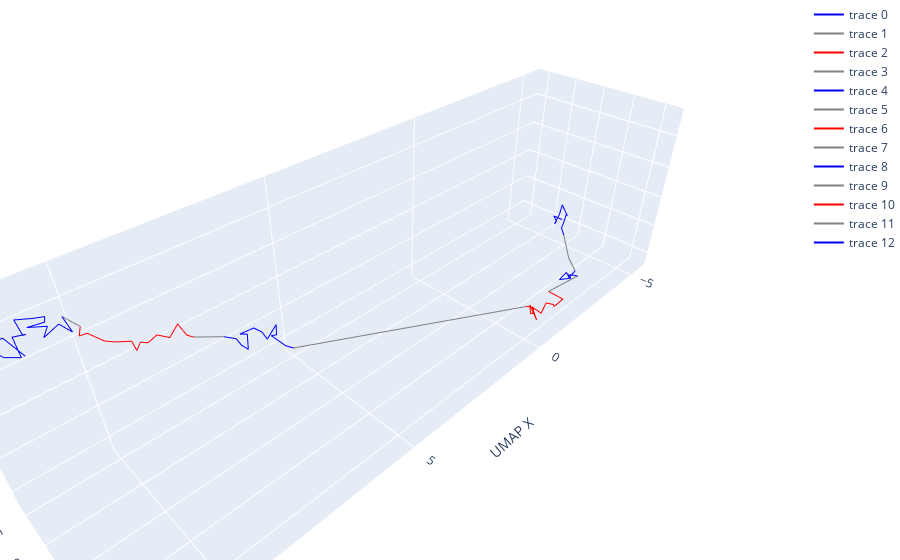

Here is the notebook cell this chart was saved with:
### Code cell
import numpy as np
import plotly.graph_objs as go


def create_colored_line_segments(x, y, z, threshold):
    # Calculate the distances between consecutive points
    distances = np.sqrt(np.diff(x) ** 2 + np.diff(y) ** 2 + np.diff(z) ** 2)

    # Initialize lists to hold the segmented coordinates and colors
    segmented_x = []
    segmented_y = []
    segmented_z = []
    colors = []

    # Initialize the current segment
    current_segment_x = [x[0]]
    current_segment_y = [y[0]]
    current_segment_z = [z[0]]

    # Use a default color for the first segment
    current_color = "blue"

    # Iterate over the points
    for i, distance in enumerate(distances):
        # Add the next point to the current segment
        current_segment_x.append(x[i + 1])
        current_segment_y.append(y[i + 1])
        current_segment_z.append(z[i + 1])

        # If the distance exceeds the threshold, finish the current segment
        if distance > threshold:
            # Append the current segment and its color to the lists
            segmented_x.append(current_segment_x)
            segmented_y.append(current_segment_y)
            segmented_z.append(current_segment_z)
            colors.append(current_color)

            # Start a new segment with the last point of the previous segment
            current_segment_x = [x[i + 1]]
            current_segment_y = [y[i + 1]]
            current_segment_z = [z[i + 1]]

            # Append a grey segment to represent the gap
            segmented_x.append([x[i], x[i + 1]])
            segmented_y.append([y[i], y[i + 1]])
            segmented_z.append([z[i], z[i + 1]])
            colors.append("grey")  # Grey color for the gap

            # Reset the current color for the next segment
            current_color = "blue" if current_color == "red" else "red"

    # Append the last segment
    segmented_x.append(current_segment_x)
    segmented_y.append(current_segment_y)
    segmented_z.append(current_segment_z)
    colors.append(current_color)

    # Create a trace for each segment
    traces = []
    for seg_x, seg_y, seg_z, color in zip(
        segmented_x, segmented_y, segmented_z, colors
    ):
        traces.append(
            go.Scatter3d(
                x=seg_x, y=seg_y, z=seg_z, mode="lines", line=dict(width=2, color=color)
            )
        )

    return traces


# Example usage
x_coords = embedding_2d[:, 0]
y_coords = embedding_2d[:, 1]
z_coords = embedding_2d[:, 2]
threshold = 0.5  # Set your own threshold

traces = create_colored_line_segments(x_coords, y_coords, z_coords, threshold)

# Define the layout of the plot
layout = go.Layout(
    margin=dict(l=0, r=0, b=0, t=0),
    scene=dict(
        xaxis=dict(title="UMAP X"),
        yaxis=dict(title="UMAP Y"),
        zaxis=dict(title="UMAP Z"),
    ),
)

# Create the figure with the traces and layout
fig = go.Figure(data=traces, layout=layout)

# Show the figure
fig.show()

### Figure 1 — Plotly figure (JSON) as saved in the notebook; plotly's stock layout.template omitted (floating-point values rounded to 4 significant figures)
{"data": [{"line": {"color": "blue", "width": 2}, "mode": "lines", "type": "scatter3d", "x": [11.19, 11.35, 11.54, 11.61, 11.49, 11.24, 11.2, 11.0, 11.01, 11.02, 10.71, 10.54, 10.53, 10.79, 10.47, 10.62, 10.24, 10.09, 10.11, 9.846], "y": [2.274, 2.027, 2.137, 2.238, 2.286, 2.189, 1.864, 1.937, 1.721, 1.541, 1.387, 1.528, 1.317, 1.051, 1.081, 1.216, 0.9673, 1.113, 0.83, 0.7827], "z": [5.222, 5.571, 5.663, 5.583, 5.389, 5.169, 5.403, 5.391, 5.25, 5.497, 5.268, 5.296, 5.043, 4.911, 4.77, 4.663, 4.631, 4.43, 4.668, 4.238]}, {"line": {"color": "grey", "width": 2}, "mode": "lines", "type": "scatter3d", "x": [10.11, 9.846], "y": [0.83, 0.7827], "z": [4.668, 4.238]}, {"line": {"color": "red", "width": 2}, "mode": "lines", "type": "scatter3d", "x": [9.846, 9.96, 9.763, 9.544, 9.406, 9.084, 9.134, 9.032, 8.855, 8.655, 8.469, 8.23, 8.213, 8.142, 7.795], "y": [0.7827, 0.9401, 0.7879, 0.961, 1.103, 1.175, 1.477, 1.51, 1.424, 1.496, 1.664, 1.648, 1.938, 2.088, 2.737], "z": [4.238, 4.148, 4.013, 3.781, 3.756, 3.625, 3.587, 3.769, 3.595, 3.732, 3.649, 3.871, 3.726, 3.721, 3.911]}, {"line": {"color": "grey", "width": 2}, "mode": "lines", "type": "scatter3d", "x": [8.142, 7.795], "y": [2.088, 2.737], "z": [3.721, 3.911]}, {"line": {"color": "blue", "width": 2}, "mode": "lines", "type": "scatter3d", "x": [7.795, 7.654, 7.685, 7.614, 7.472, 7.683, 7.453, 7.288, 7.167, 6.836, 6.932, 6.929, 6.806, 6.793, 0.3897], "y": [2.737, 2.975, 3.198, 3.319, 3.124, 3.216, 3.384, 3.394, 3.356, 3.232, 3.349, 3.139, 3.447, 3.712, 5.166], "z": [3.911, 3.912, 3.9, 3.817, 4.017, 4.197, 4.318, 4.121, 3.841, 3.962, 3.81, 3.664, 3.497, 3.589, 1.987]}, {"line": {"color": "grey", "width": 2}, "mode": "lines", "type": "scatter3d", "x": [6.793, 0.3897], "y": [3.712, 5.166], "z": [3.589, 1.987]}, {"line": {"color": "red", "width": 2}, "mode": "lines", "type": "scatter3d", "x": [0.3897, 0.164, -0.01906, -0.1663, -0.2032, -0.4122, -0.5131, -0.3475, -0.3255, -0.5792, -0.7594, -0.9559, -1.074, -1.124, -0.9409, -2.639], "y": [5.166, 5.162, 5.128, 5.08, 5.043, 4.858, 4.736, 5.116, 4.922, 5.089, 5.089, 5.213, 5.183, 5.384, 5.011, 4.898], "z": [1.987, 1.865, 1.7, 1.57, 1.361, 1.135, 1.316, 1.094, 1.458, 1.186, 1.448, 1.357, 1.209, 1.545, 1.711, 1.334]}, {"line": {"color": "grey", "width": 2}, "mode": "lines", "type": "scatter3d", "x": [-0.9409, -2.639], "y": [5.011, 4.898], "z": [1.711, 1.334]}, {"line": {"color": "blue", "width": 2}, "mode": "lines", "type": "scatter3d", "x": [-2.639, -2.93, -2.822, -2.944, -2.976, -2.959, -3.149, -3.167, -3.463, -3.711], "y": [4.898, 4.783, 4.723, 4.447, 4.543, 4.177, 4.272, 4.376, 4.389, 3.961], "z": [1.334, 1.134, 1.194, 1.013, 0.9186, 0.6931, 0.9196, 0.769, 0.8803, 1.057]}, {"line": {"color": "grey", "width": 2}, "mode": "lines", "type": "scatter3d", "x": [-3.463, -3.711], "y": [4.389, 3.961], "z": [0.8803, 1.057]}, {"line": {"color": "red", "width": 2}, "mode": "lines", "type": "scatter3d", "x": [-3.711, -4.423], "y": [3.961, 3.265], "z": [1.057, 1.294]}, {"line": {"color": "grey", "width": 2}, "mode": "lines", "type": "scatter3d", "x": [-3.711, -4.423], "y": [3.961, 3.265], "z": [1.057, 1.294]}, {"line": {"color": "blue", "width": 2}, "mode": "lines", "type": "scatter3d", "x": [-4.423, -4.683, -4.816, -5.17, -5.187, -5.211, -5.266, -5.338, -5.068, -4.988, -4.924, -5.254], "y": [3.265, 2.997, 2.969, 2.819, 2.856, 2.658, 2.561, 2.472, 2.494, 2.596, 2.509, 2.642], "z": [1.294, 1.334, 1.473, 1.577, 1.546, 1.759, 1.811, 1.388, 1.126, 1.296, 1.498, 1.277]}], "layout": {"margin": {"b": 0, "l": 0, "r": 0, "t": 0}, "scene": {"xaxis": {"title": {"text": "UMAP X"}}, "yaxis": {"title": {"text": "UMAP Y"}}, "zaxis": {"title": {"text": "UMAP Z"}}}}}
